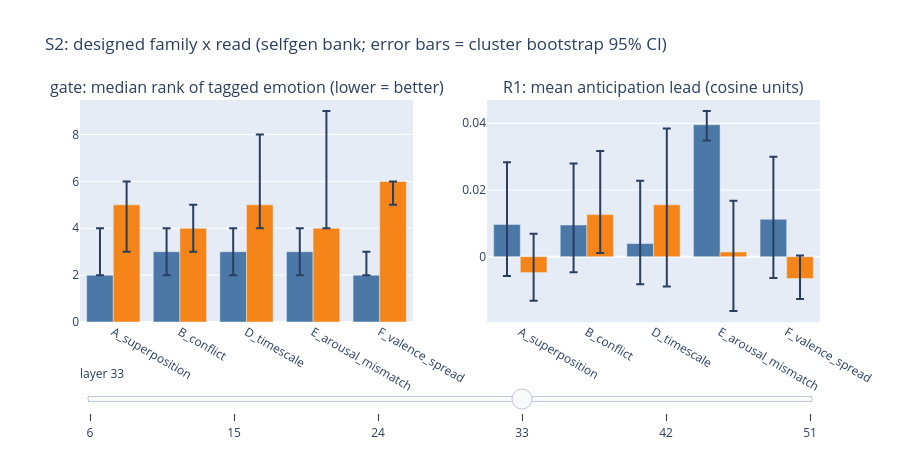

Here is the notebook cell this chart was saved with:
### Markdown cell above
## S2 — Which designed triple families are easy, which are hard?

Peyton's triples were designed in five families: **A_superposition** (blended
states), **B_conflict** (same-valence conflicting emotions, the hard
discrimination case), **D_timescale** (mood vs flash), **E_arousal_mismatch**
(same valence, different arousal), **F_valence_spread** (cross-valence, the
easy case). Both reads are shown per family with cluster-bootstrap 95% CIs.

### Code cell
# this cell computes gate median rank and R1 mean lead per designed family,
# selfgen bank, primary arm vs deepseek-story arm, with cluster bootstrap CIs
BANK = "selfgen"
S2 = {}
fig = make_subplots(rows=1, cols=2, subplot_titles=[
    "gate: median rank of tagged emotion (lower = better)",
    "R1: mean anticipation lead (cosine units)",
])
colors = {"it_v2": "#4c78a8", "deepseek": "#f58518"}
for arm in ["it_v2", "deepseek"]:
    ranks, _, prows = gate_ranks(arm, BANK)
    leads, trows = true_leads(arm, BANK)
    S2[arm] = {}
    for li, layer in enumerate(LAYERS):
        fam_stats = {}
        for fam in FAMILIES:
            pidx = [i for i, r in enumerate(prows) if r["category"] == fam]
            tidx = [i for i, r in enumerate(trows) if r["category"] == fam]
            g_med = float(np.median(ranks[pidx, li])) if pidx else None
            g_ci = cluster_boot_ci(ranks[pidx, li], [prows[i]["triple_id"] for i in pidx], np.median) if pidx else None
            l_mean = float(leads[tidx, li].mean()) if tidx else None
            l_ci = cluster_boot_ci(leads[tidx, li], [trows[i]["triple_id"] for i in tidx]) if tidx else None
            fam_stats[fam] = {"gate_median": g_med, "gate_ci": g_ci, "n_phases": len(pidx),
                              "lead_mean": l_mean, "lead_ci": l_ci, "n_transitions": len(tidx)}
        S2[arm][layer] = fam_stats
for li, layer in enumerate(LAYERS):
    for arm in ["it_v2", "deepseek"]:
        fs = S2[arm][layer]
        g = [fs[f]["gate_median"] for f in FAMILIES]
        gci = [fs[f]["gate_ci"] for f in FAMILIES]
        fig.add_trace(go.Bar(
            x=FAMILIES, y=g, name=f"{arm} stories", legendgroup=arm, marker_color=colors[arm],
            error_y=dict(array=[c[1] - v for v, c in zip(g, gci)],
                         arrayminus=[v - c[0] for v, c in zip(g, gci)]),
            showlegend=(li == 0),
        ), row=1, col=1)
        m = [fs[f]["lead_mean"] for f in FAMILIES]
        mci = [fs[f]["lead_ci"] for f in FAMILIES]
        fig.add_trace(go.Bar(
            x=FAMILIES, y=m, legendgroup=arm, marker_color=colors[arm], showlegend=False,
            error_y=dict(array=[c[1] - v for v, c in zip(m, mci)],
                         arrayminus=[v - c[0] for v, c in zip(m, mci)]),
        ), row=1, col=2)
fig.update_layout(height=450, barmode="group",
                  title=f"S2: designed family x read ({BANK} bank; error bars = cluster bootstrap 95% CI)")
layer_slider(fig, traces_per_layer=4)
fig.show()

### Figure 1 — Plotly figure (JSON) as saved in the notebook; plotly's stock layout.template omitted (floating-point values rounded to 4 significant figures)
{"data": [{"error_y": {"array": [0.5, 1.0, 1.0, 2.0, 1.0], "arrayminus": [0.0, 0.0, 0.0, 1.0, 0.0]}, "legendgroup": "it_v2", "marker": {"color": "#4c78a8"}, "name": "it_v2 stories", "showlegend": true, "type": "bar", "visible": false, "x": ["A_superposition", "B_conflict", "D_timescale", "E_arousal_mismatch", "F_valence_spread"], "xaxis": "x", "y": [1.0, 1.0, 1.0, 2.0, 1.0], "yaxis": "y"}, {"error_y": {"array": [0.01586, 0.01218, 0.01636, 0.02945, 0.008928], "arrayminus": [0.01922, 0.01207, 0.01707, 0.01351, 0.007516]}, "legendgroup": "it_v2", "marker": {"color": "#4c78a8"}, "showlegend": false, "type": "bar", "visible": false, "x": ["A_superposition", "B_conflict", "D_timescale", "E_arousal_mismatch", "F_valence_spread"], "xaxis": "x2", "y": [0.009038, 0.01052, 0.006587, 0.01494, 0.00225], "yaxis": "y2"}, {"error_y": {"array": [1.0, 0.0, 2.0, 1.0, 1.0], "arrayminus": [1.0, 1.0, 1.0, 1.0, 2.0]}, "legendgroup": "deepseek", "marker": {"color": "#f58518"}, "name": "deepseek stories", "showlegend": true, "type": "bar", "visible": false, "x": ["A_superposition", "B_conflict", "D_timescale", "E_arousal_mismatch", "F_valence_spread"], "xaxis": "x", "y": [3.0, 3.0, 3.0, 4.0, 4.0], "yaxis": "y"}, {"error_y": {"array": [0.008596, 0.006078, 0.003828, 0.007432, 0.005864], "arrayminus": [0.01099, 0.006694, 0.004462, 0.01314, 0.006933]}, "legendgroup": "deepseek", "marker": {"color": "#f58518"}, "showlegend": false, "type": "bar", "visible": false, "x": ["A_superposition", "B_conflict", "D_timescale", "E_arousal_mismatch", "F_valence_spread"], "xaxis": "x2", "y": [0.003874, 0.001025, 0.001165, 0.008623, -0.001193], "yaxis": "y2"}, {"error_y": {"array": [2.0, 0.0, 1.0, 3.0, 0.0], "arrayminus": [1.0, 1.0, 1.0, 1.5, 1.0]}, "legendgroup": "it_v2", "marker": {"color": "#4c78a8"}, "name": "it_v2 stories", "showlegend": false, "type": "bar", "visible": false, "x": ["A_superposition", "B_conflict", "D_timescale", "E_arousal_mismatch", "F_valence_spread"], "xaxis": "x", "y": [3.0, 4.0, 2.0, 3.0, 3.0], "yaxis": "y"}, {"error_y": {"array": [0.02265, 0.01317, 0.03502, 0.07272, 0.02281], "arrayminus": [0.03393, 0.01525, 0.03655, 0.0457, 0.0164]}, "legendgroup": "it_v2", "marker": {"color": "#4c78a8"}, "showlegend": false, "type": "bar", "visible": false, "x": ["A_superposition", "B_conflict", "D_timescale", "E_arousal_mismatch", "F_valence_spread"], "xaxis": "x2", "y": [0.01725, 0.01501, -0.02349, -0.0002901, -0.002007], "yaxis": "y2"}, {"error_y": {"array": [1.0, 0.0, 2.0, 2.5, 1.0], "arrayminus": [3.0, 1.0, 2.0, 2.5, 1.0]}, "legendgroup": "deepseek", "marker": {"color": "#f58518"}, "name": "deepseek stories", "showlegend": false, "type": "bar", "visible": false, "x": ["A_superposition", "B_conflict", "D_timescale", "E_arousal_mismatch", "F_valence_spread"], "xaxis": "x", "y": [5.0, 5.0, 4.0, 4.5, 4.0], "yaxis": "y"}, {"error_y": {"array": [0.01946, 0.01514, 0.004267, 0.02223, 0.01883], "arrayminus": [0.0186, 0.01064, 0.004227, 0.01426, 0.02339]}, "legendgroup": "deepseek", "marker": {"color": "#f58518"}, "showlegend": false, "type": "bar", "visible": false, "x": ["A_superposition", "B_conflict", "D_timescale", "E_arousal_mismatch", "F_valence_spread"], "xaxis": "x2", "y": [0.008382, -0.0001934, -0.01394, 0.01402, -0.0123], "yaxis": "y2"}, {"error_y": {"array": [1.5, 1.0, 0.0, 0.5, 0.0], "arrayminus": [0.5, 0.0, 0.0, 1.0, 0.0]}, "legendgroup": "it_v2", "marker": {"color": "#4c78a8"}, "name": "it_v2 stories", "showlegend": false, "type": "bar", "visible": false, "x": ["A_superposition", "B_conflict", "D_timescale", "E_arousal_mismatch", "F_valence_spread"], "xaxis": "x", "y": [1.5, 1.0, 1.0, 2.0, 1.0], "yaxis": "y"}, {"error_y": {"array": [0.01994, 0.01278, 0.01747, 0.07049, 0.02373], "arrayminus": [0.02269, 0.01097, 0.01823, 0.03575, 0.01383]}, "legendgroup": "it_v2", "marker": {"color": "#4c78a8"}, "showlegend": false, "type": "bar", "visible": false, "x": ["A_superposition", "B_conflict", "D_timescale", "E_arousal_mismatch", "F_valence_spread"], "xaxis": "x2", "y": [0.0106, 0.01503, -0.009575, 0.008349, 0.0204], "yaxis": "y2"}, {"error_y": {"array": [2.0, 1.0, 2.0, 7.5, 1.0], "arrayminus": [1.0, 1.0, 1.0, 2.5, 1.0]}, "legendgroup": "deepseek", "marker": {"color": "#f58518"}, "name": "deepseek stories", "showlegend": false, "type": "bar", "visible": false, "x": ["A_superposition", "B_conflict", "D_timescale", "E_arousal_mismatch", "F_valence_spread"], "xaxis": "x", "y": [4.0, 3.0, 3.0, 3.5, 3.0], "yaxis": "y"}, {"error_y": {"array": [0.01518, 0.0144, 0.006606, 0.01318, 0.01569], "arrayminus": [0.01699, 0.01488, 0.00808, 0.01002, 0.01693]}, "legendgroup": "deepseek", "marker": {"color": "#f58518"}, "showlegend": false, "type": "bar", "visible": false, "x": ["A_superposition", "B_conflict", "D_timescale", "E_arousal_mismatch", "F_valence_spread"], "xaxis": "x2", "y": [0.006078, -0.003033, -0.004313, 0.01281, -0.01691], "yaxis": "y2"}, {"error_y": {"array": [2.0, 1.0, 1.0, 1.0, 1.0], "arrayminus": [0.0, 1.0, 1.0, 1.0, 0.0]}, "legendgroup": "it_v2", "marker": {"color": "#4c78a8"}, "name": "it_v2 stories", "showlegend": false, "type": "bar", "visible": true, "x": ["A_superposition", "B_conflict", "D_timescale", "E_arousal_mismatch", "F_valence_spread"], "xaxis": "x", "y": [2.0, 3.0, 3.0, 3.0, 2.0], "yaxis": "y"}, {"error_y": {"array": [0.01864, 0.0184, 0.01885, 0.004094, 0.01872], "arrayminus": [0.01542, 0.01415, 0.01218, 0.004681, 0.01761]}, "legendgroup": "it_v2", "marker": {"color": "#4c78a8"}, "showlegend": false, "type": "bar", "visible": true, "x": ["A_superposition", "B_conflict", "D_timescale", "E_arousal_mismatch", "F_valence_spread"], "xaxis": "x2", "y": [0.009655, 0.009498, 0.003942, 0.03955, 0.01122], "yaxis": "y2"}, {"error_y": {"array": [1.0, 1.0, 3.0, 5.0, 0.0], "arrayminus": [2.0, 1.0, 1.0, 0.0, 1.0]}, "legendgroup": "deepseek", "marker": {"color": "#f58518"}, "name": "deepseek stories", "showlegend": false, "type": "bar", "visible": true, "x": ["A_superposition", "B_conflict", "D_timescale", "E_arousal_mismatch", "F_valence_spread"], "xaxis": "x", "y": [5.0, 4.0, 5.0, 4.0, 6.0], "yaxis": "y"}, {"error_y": {"array": [0.0116, 0.01906, 0.0229, 0.01535, 0.006913], "arrayminus": [0.008473, 0.01152, 0.02452, 0.01767, 0.006171]}, "legendgroup": "deepseek", "marker": {"color": "#f58518"}, "showlegend": false, "type": "bar", "visible": true, "x": ["A_superposition", "B_conflict", "D_timescale", "E_arousal_mismatch", "F_valence_spread"], "xaxis": "x2", "y": [-0.004757, 0.01262, 0.01555, 0.001419, -0.006535], "yaxis": "y2"}, {"error_y": {"array": [1.0, 0.0, 1.0, 0.0, 0.0], "arrayminus": [1.0, 1.0, 0.0, 1.0, 1.0]}, "legendgroup": "it_v2", "marker": {"color": "#4c78a8"}, "name": "it_v2 stories", "showlegend": false, "type": "bar", "visible": false, "x": ["A_superposition", "B_conflict", "D_timescale", "E_arousal_mismatch", "F_valence_spread"], "xaxis": "x", "y": [2.0, 2.0, 2.0, 2.0, 2.0], "yaxis": "y"}, {"error_y": {"array": [0.01782, 0.01838, 0.02987, 0.01039, 0.009189], "arrayminus": [0.0219, 0.01571, 0.02745, 0.007003, 0.008328]}, "legendgroup": "it_v2", "marker": {"color": "#4c78a8"}, "showlegend": false, "type": "bar", "visible": false, "x": ["A_superposition", "B_conflict", "D_timescale", "E_arousal_mismatch", "F_valence_spread"], "xaxis": "x2", "y": [-0.0101, 0.0158, 0.006212, -0.01478, 0.02109], "yaxis": "y2"}, {"error_y": {"array": [3.0, 1.0, 1.0, 1.0, 1.0], "arrayminus": [2.0, 1.0, 1.5, 0.5, 1.0]}, "legendgroup": "deepseek", "marker": {"color": "#f58518"}, "name": "deepseek stories", "showlegend": false, "type": "bar", "visible": false, "x": ["A_superposition", "B_conflict", "D_timescale", "E_arousal_mismatch", "F_valence_spread"], "xaxis": "x", "y": [4.0, 4.0, 6.0, 4.5, 4.0], "yaxis": "y"}, {"error_y": {"array": [0.01303, 0.0111, 0.01773, 0.01088, 0.006732], "arrayminus": [0.01505, 0.008135, 0.01738, 0.01348, 0.006417]}, "legendgroup": "deepseek", "marker": {"color": "#f58518"}, "showlegend": false, "type": "bar", "visible": false, "x": ["A_superposition", "B_conflict", "D_timescale", "E_arousal_mismatch", "F_valence_spread"], "xaxis": "x2", "y": [-0.01078, 0.001675, 0.001436, 0.01498, -0.005076], "yaxis": "y2"}, {"error_y": {"array": [1.0, 1.0, 1.0, 1.0, 1.0], "arrayminus": [1.0, 1.0, 2.0, 1.5, 0.0]}, "legendgroup": "it_v2", "marker": {"color": "#4c78a8"}, "name": "it_v2 stories", "showlegend": false, "type": "bar", "visible": false, "x": ["A_superposition", "B_conflict", "D_timescale", "E_arousal_mismatch", "F_valence_spread"], "xaxis": "x", "y": [2.0, 3.0, 3.0, 3.0, 3.0], "yaxis": "y"}, {"error_y": {"array": [0.01862, 0.01364, 0.02509, 0.03649, 0.008411], "arrayminus": [0.0222, 0.01361, 0.02109, 0.01511, 0.01019]}, "legendgroup": "it_v2", "marker": {"color": "#4c78a8"}, "showlegend": false, "type": "bar", "visible": false, "x": ["A_superposition", "B_conflict", "D_timescale", "E_arousal_mismatch", "F_valence_spread"], "xaxis": "x2", "y": [-0.01521, 0.01553, 0.003309, -0.009814, 0.01441], "yaxis": "y2"}, {"error_y": {"array": [3.0, 0.0, 1.025, 0.5, 0.0], "arrayminus": [1.0, 1.0, 3.0, 0.5, 1.0]}, "legendgroup": "deepseek", "marker": {"color": "#f58518"}, "name": "deepseek stories", "showlegend": false, "type": "bar", "visible": false, "x": ["A_superposition", "B_conflict", "D_timescale", "E_arousal_mismatch", "F_valence_spread"], "xaxis": "x", "y": [7.0, 6.0, 6.0, 5.5, 6.0], "yaxis": "y"}, {"error_y": {"array": [0.01427, 0.01204, 0.02291, 0.007571, 0.006537], "arrayminus": [0.01772, 0.007251, 0.024, 0.006112, 0.006743]}, "legendgroup": "deepseek", "marker": {"color": "#f58518"}, "showlegend": false, "type": "bar", "visible": false, "x": ["A_superposition", "B_conflict", "D_timescale", "E_arousal_mismatch", "F_valence_spread"], "xaxis": "x2", "y": [-0.01578, 0.002282, -0.0006226, 0.002694, -0.005476], "yaxis": "y2"}], "layout": {"annotations": [{"font": {"size": 16}, "showarrow": false, "text": "gate: median rank of tagged emotion (lower = better)", "x": 0.225, "xanchor": "center", "xref": "paper", "y": 1.0, "yanchor": "bottom", "yref": "paper"}, {"font": {"size": 16}, "showarrow": false, "text": "R1: mean anticipation lead (cosine units)", "x": 0.775, "xanchor": "center", "xref": "paper", "y": 1.0, "yanchor": "bottom", "yref": "paper"}], "barmode": "group", "height": 450, "sliders": [{"active": 3, "currentvalue": {"prefix": "layer "}, "pad": {"t": 40}, "steps": [{"args": [{"visible": [true, true, true, true, false, false, false, false, false, false, false, false, false, false, false, false, false, false, false, false, false, false, false, false]}], "label": "6", "method": "update"}, {"args": [{"visible": [false, false, false, false, true, true, true, true, false, false, false, false, false, false, false, false, false, false, false, false, false, false, false, false]}], "label": "15", "method": "update"}, {"args": [{"visible": [false, false, false, false, false, false, false, false, true, true, true, true, false, false, false, false, false, false, false, false, false, false, false, false]}], "label": "24", "method": "update"}, {"args": [{"visible": [false, false, false, false, false, false, false, false, false, false, false, false, true, true, true, true, false, false, false, false, false, false, false, false]}], "label": "33", "method": "update"}, {"args": [{"visible": [false, false, false, false, false, false, false, false, false, false, false, false, false, false, false, false, true, true, true, true, false, false, false, false]}], "label": "42", "method": "update"}, {"args": [{"visible": [false, false, false, false, false, false, false, false, false, false, false, false, false, false, false, false, false, false, false, false, true, true, true, true]}], "label": "51", "method": "update"}]}], "title": {"text": "S2: designed family x read (selfgen bank; error bars = cluster bootstrap 95% CI)"}, "xaxis": {"anchor": "y", "domain": [0.0, 0.45]}, "xaxis2": {"anchor": "y2", "domain": [0.55, 1.0]}, "yaxis": {"anchor": "x", "domain": [0.0, 1.0]}, "yaxis2": {"anchor": "x2", "domain": [0.0, 1.0]}}}
